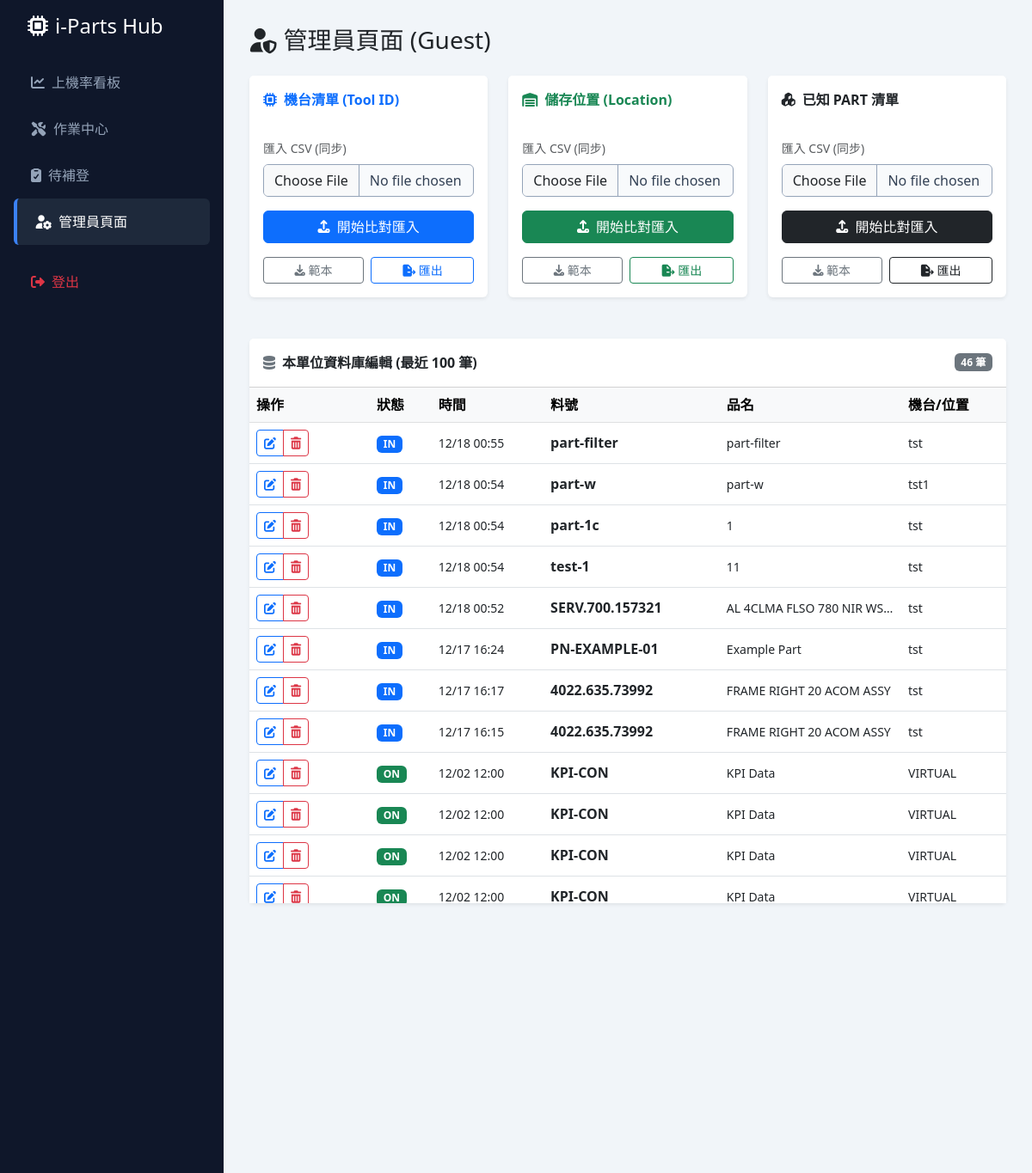
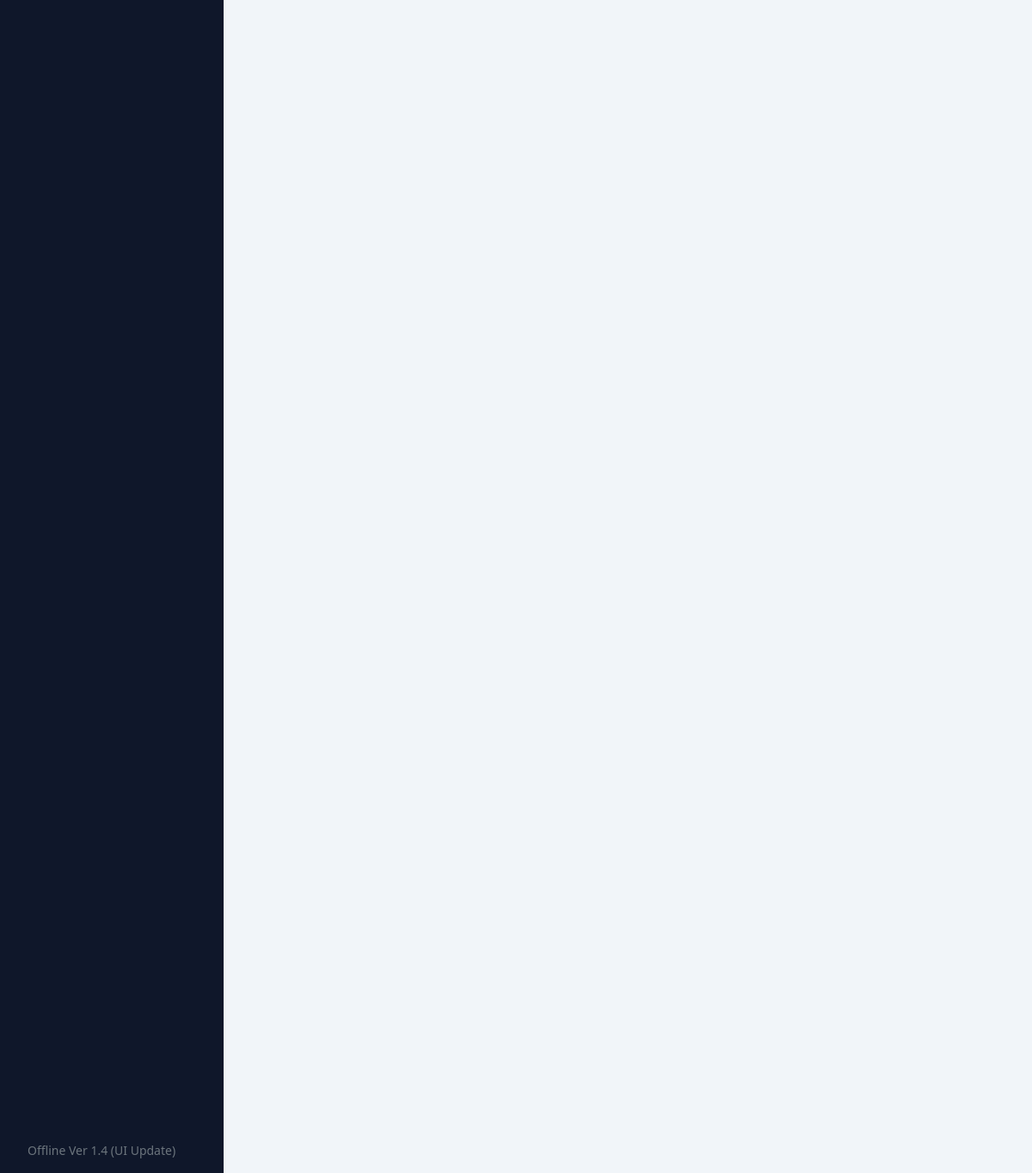
The app's page /iPart-PHP/iPart-PHP/index.php?route=admin (signed in), older data (2 pictures, top to bottom).
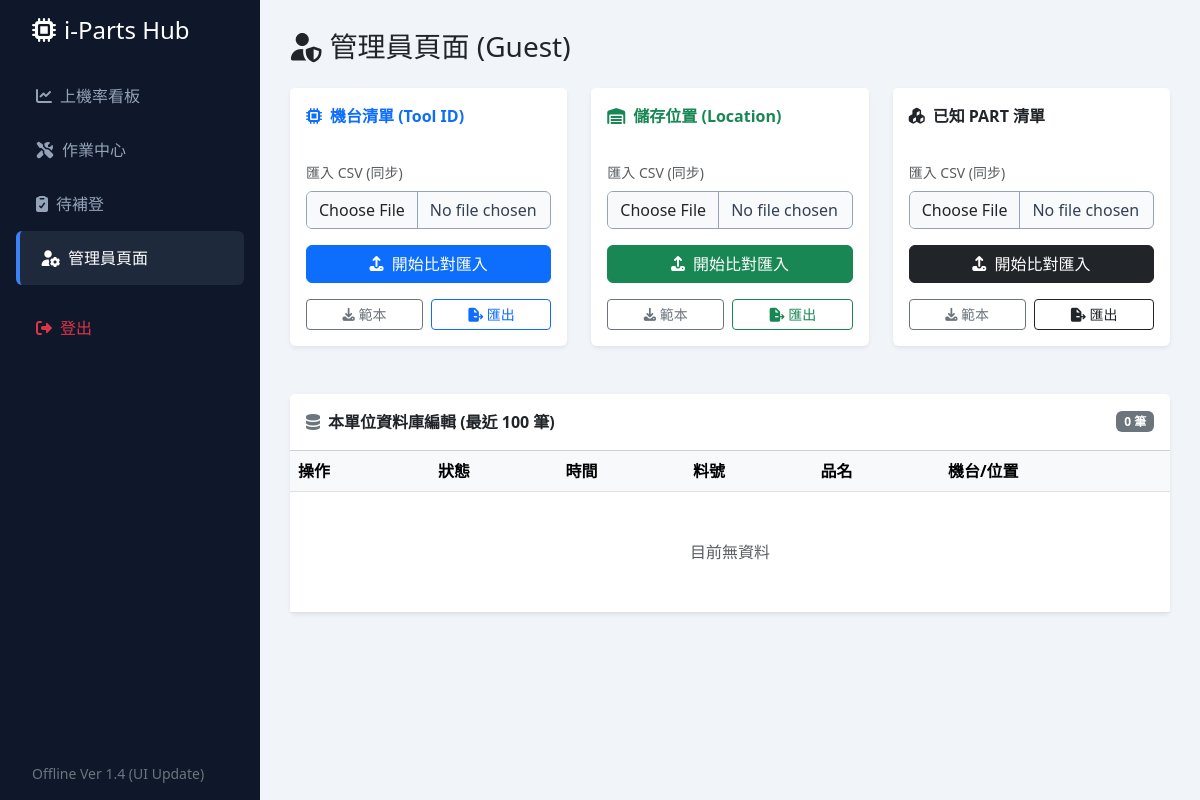
The same page, newer data.
### tables this page shows
CREATE TABLE part_lifecycle (
                id INTEGER PRIMARY KEY AUTOINCREMENT,
                dept TEXT,
                status TEXT,
                part_no TEXT,
                part_name TEXT,
                vendor TEXT,
                sn TEXT,
                location TEXT,
                ipart_logged INTEGER DEFAULT 0,
                remark TEXT,
                category TEXT,  -- ★ 新增分類欄位
                created_at TIMESTAMP DEFAULT CURRENT_TIMESTAMP
            );

### iPart-PHP/iPart-PHP/views/admin.php (the view, shortened to what the changed rows need)
<?php
if (isset($show_sync_ui) && $show_sync_ui):
    $sync_type = $_SESSION['sync_type'];
    $adds = $_SESSION['sync_add'];
    $removes = $_SESSION['sync_remove'];
    $conflicts = $_SESSION['sync_conflict'];
    $type_name = "";
    if ($sync_type == 'tool') $type_name = "機台清單 (Tool)";
    if ($sync_type == 'location') $type_name = "位置清單 (Location)";
    if ($sync_type == 'part_master') $type_name = "Part Master";
?>
    <div class="card border-primary shadow mb-4">
        <div class="card-header bg-primary text-white fw-bold py-3 d-flex justify-content-between align-items-center">
            <span><i class="fas fa-sync-alt me-2"></i>確認同步：<?= $type_name ?></span>
            <span class="badge bg-white text-primary">比對結果</span>
        </div>
        <div class="card-body">
            <div class="alert alert-info border-0">
                <i class="fas fa-info-circle me-1"></i> 系統將以 <strong>CSV 檔案</strong> 為基準進行同步。請確認以下差異：
            </div>
            <form action="index.php?route=admin_sync_execute" method="POST">
                <div class="row g-4">
                    <div class="col-md-<?= (!empty($conflicts)) ? '4' : '6' ?>">
                        <div class="card h-100 border-success">
                            <div class="card-header bg-success text-white fw-bold">
                                <i class="fas fa-plus-circle me-1"></i> 即將新增 (<?= count($adds) ?>)
                            </div>
                            <div class="card-body p-0" style="max-height:300px; overflow-y:auto;">
                                <?php if(empty($adds)): ?>
                                    <div class="p-3 text-center text-muted">無新增項目</div>
                                <?php else: ?>
                                    <ul class="list-group list-group-flush">
                                        <?php foreach($adds as $item): ?>
                                            <li class="list-group-item text-success">
                                                <?php if(is_array($item)): ?>
                                                    <strong><?= $item['part_no'] ?></strong><br>
                                                    <small class="text-muted"><?= $item['name'] ?></small>
                                                <?php else: ?>
                                                    <strong><?= $item ?></strong>
                                                <?php endif; ?>
                                            </li>
                                        <?php endforeach; ?>
                                    </ul>
                                <?php endif; ?>
                            </div>
                        </div>
                    </div>
                    <?php if (!empty($conflicts)): ?>
                    <div class="col-md-4">
                        <div class="card h-100 border-warning">
                            <div class="card-header bg-warning text-dark fw-bold">
                                <i class="fas fa-exclamation-triangle me-1"></i> 資料衝突 (<?= count($conflicts) ?>)
                            </div>
                            <div class="card-body p-0" style="max-height:300px; overflow-y:auto;">
                                <table class="table table-bordered mb-0 small">
                                    <thead class="table-light"><tr><th>資料</th><th>選擇版本</th></tr></thead>
                                    <tbody>
                                        <?php foreach ($conflicts as $c): ?>
                                        <tr>
                                            <td>
                                                <div class="fw-bold"><?= $c['part_no'] ?></div>
                                                <div class="text-primary">DB: <?= $c['db']['name'] ?></div>
                                                <div class="text-success">CSV: <?= $c['csv']['name'] ?></div>
                                            </td>
                                            <td class="align-middle">
                                                <div class="form-check">
                                                    <input class="form-check-input" type="radio" name="decision[<?= $c['part_no'] ?>]" value="db" checked> 舊
                                                </div>
                                                <div class="form-check">
                                                    <input class="form-check-input" type="radio" name="decision[<?= $c['part_no'] ?>]" value="csv"> 新
                                                </div>
                                            </td>
                                        </tr>
                                        <?php endforeach; ?>
                                    </tbody>
                                </table>
                            </div>
                        </div>
                    </div>
                    <?php endif; ?>
                    <div class="col-md-<?= (!empty($conflicts)) ? '4' : '6' ?>">
                        <div class="card h-100 border-danger">
                            <div class="card-header bg-danger text-white fw-bold">
                                <i class="fas fa-minus-circle me-1"></i> 即將刪除 (<?= count($removes) ?>)
                            </div>
                            <div class="card-body p-0" style="max-height:300px; overflow-y:auto;">
                                <?php if(empty($removes)): ?>
                                    <div class="p-3 text-center text-muted">無刪除項目</div>
                                <?php else: ?>
                                    <ul class="list-group list-group-flush">
                                        <?php foreach($removes as $item): ?>
                                            <li class="list-group-item text-danger text-decoration-line-through">
                                                <?php if(is_array($item)): ?>
                                                    <strong><?= $item['part_no'] ?></strong><br>
                                                    <small class="text-muted"><?= $item['name'] ?></small>
                                                <?php else: ?>
                                                    <strong><?= $item ?></strong>
                                                <?php endif; ?>
                                            </li>
                                        <?php endforeach; ?>
                                    </ul>
                                <?php endif; ?>
                            </div>
                        </div>
                    </div>
                </div>
                <div class="mt-4 text-end">
                    <a href="index.php?route=admin" class="btn btn-secondary me-2">取消</a>
                    <button type="submit" class="btn btn-primary fw-bold px-4" onclick="return confirm('確定要執行同步嗎？\n此操作將修改資料庫內容。')">
                        <i class="fas fa-check me-1"></i> 確認並執行同步
                    </button>
                </div>
            </form>
        </div>
    </div>
<?php else: ?>
<div class="card border-0 shadow-sm">
    <div class="card-header bg-white fw-bold py-3 d-flex justify-content-between align-items-center">
        <span><i class="fas fa-database me-2 text-secondary"></i>本單位資料庫編輯 (最近 100 筆)</span>
        <?php if(isset($my_records)): ?><span class="badge bg-secondary"><?= count($my_records) ?> 筆</span><?php endif; ?>
    </div>
    <div class="card-body p-0">
        <div class="table-responsive" style="max-height: 600px;">
            <table class="table table-hover align-middle mb-0 text-nowrap">
                <thead class="table-light sticky-top">
                    <tr>
                        <th style="width: 140px;">操作</th>
                        <th>狀態</th>
                        <th>時間</th>
                        <th>料號</th>
                        <th>品名</th>
                        <th>機台/位置</th>
                    </tr>
                </thead>
                <tbody>
                    <?php if (empty($my_records)): ?>
                        <tr><td colspan="6" class="text-center py-5 text-muted">目前無資料</td></tr>
                    <?php else: ?>
                        <?php foreach ($my_records as $rec): ?>
                        <tr>
                            <td>
                                <div class="btn-group" role="group">
                                    <a href="index.php?route=ops_edit&id=<?= $rec['id'] ?>" class="btn btn-sm btn-outline-primary" title="編輯">
                                        <i class="fas fa-edit"></i>
                                    </a>
                                    <a href="index.php?route=ops_delete&id=<?= $rec['id'] ?>" class="btn btn-sm btn-outline-danger" title="刪除" onclick="return confirm('確定要刪除這筆紀錄嗎？\n(注意：此動作無法復原)');">
                                        <i class="fas fa-trash-alt"></i>
                                    </a>
                                </div>
                            </td>
                            <td><span class="badge bg-<?= ($rec['status']=='IN'?'primary':($rec['status']=='ON'?'success':'secondary')) ?>"><?= $rec['status'] ?></span></td>
                            <td class="small"><?= date('m/d H:i', strtotime($rec['created_at'])) ?></td>
                            <td class="fw-bold"><?= $rec['part_no'] ?></td>
                            <td class="small text-truncate" style="max-width: 150px;"><?= $rec['part_name'] ?></td>
                            <td class="small"><?= $rec['location'] ?></td>
                        </tr>
                        <?php endforeach; ?>
                    <?php endif; ?>
                </tbody>
            </table>
        </div>
    </div>
</div>
<?php endif; ?>
<?php $content = ob_get_clean(); require 'layout.php'; ?>

Row changes from the older to the newer data that the page shows:
removed part_lifecycle: status "IN", created_at "12/18 00:55", part_no "part-filter", part_name "part-filter", location "tst"
removed part_lifecycle: status "IN", created_at "12/18 00:54", part_no "part-w", part_name "part-w", location "tst1"
removed part_lifecycle: status "IN", created_at "12/18 00:54", part_no "part-1c", part_name "1", location "tst"
removed part_lifecycle: status "IN", created_at "12/18 00:54", part_no "test-1", part_name "11", location "tst"
removed part_lifecycle: status "IN", created_at "12/18 00:52", part_no "SERV.700.157321", part_name "AL 4CLMA FLSO 780 NIR WS…", location "tst"
removed part_lifecycle: status "IN", created_at "12/17 16:24", part_no "PN-EXAMPLE-01", part_name "Example Part", location "tst"
removed part_lifecycle: status "IN", created_at "12/17 16:17", part_no "4022.635.73992", part_name "FRAME RIGHT 20 ACOM ASSY", location "tst"
removed part_lifecycle: status "IN", created_at "12/17 16:15", part_no "4022.635.73992", part_name "FRAME RIGHT 20 ACOM ASSY", location "tst"
removed part_lifecycle: status "ON", created_at "12/02 12:00", part_no "KPI-CON", part_name "KPI Data", location "VIRTUAL"
removed part_lifecycle: status "ON", created_at "12/02 12:00", part_no "KPI-CON", part_name "KPI Data", location "VIRTUAL"
removed part_lifecycle: status "ON", created_at "12/02 12:00", part_no "KPI-CON", part_name "KPI Data", location "VIRTUAL"
removed part_lifecycle: status "ON", created_at "12/02 12:00", part_no "KPI-CON", part_name "KPI Data", location "VIRTUAL"
Text that changed along with them:
count($my_records): "46" → "0"
text now shown: "目前無資料"
